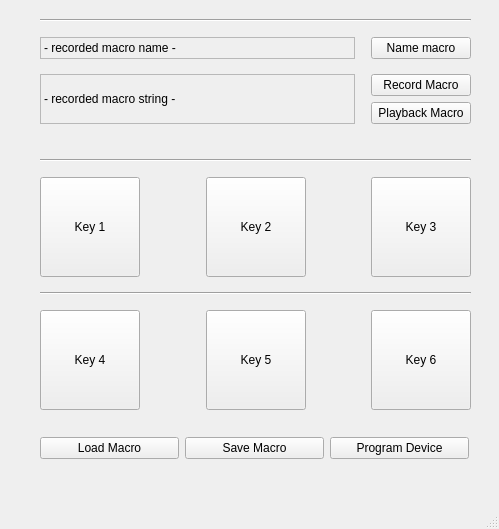
<?xml version="1.0" encoding="UTF-8"?>
<ui version="4.0">
 <class>MainWindow</class>
 <widget class="QMainWindow" name="MainWindow">
  <property name="geometry">
   <rect>
    <x>0</x>
    <y>0</y>
    <width>499</width>
    <height>529</height>
   </rect>
  </property>
  <property name="baseSize">
   <size>
    <width>90</width>
    <height>90</height>
   </size>
  </property>
  <property name="windowTitle">
   <string>WindyM1</string>
  </property>
  <widget class="QWidget" name="centralwidget">
   <widget class="QWidget" name="verticalLayoutWidget">
    <property name="geometry">
     <rect>
      <x>40</x>
      <y>10</y>
      <width>431</width>
      <height>413</height>
     </rect>
    </property>
    <layout class="QVBoxLayout" name="verticalLayout">
     <item>
      <widget class="Line" name="line_2">
       <property name="orientation">
        <enum>Qt::Horizontal</enum>
       </property>
      </widget>
     </item>
     <item>
      <layout class="QHBoxLayout" name="horizontalLayout_6">
       <item>
        <widget class="QLabel" name="macro_name_label">
         <property name="minimumSize">
          <size>
           <width>300</width>
           <height>0</height>
          </size>
         </property>
         <property name="maximumSize">
          <size>
           <width>16777215</width>
           <height>30</height>
          </size>
         </property>
         <property name="autoFillBackground">
          <bool>false</bool>
         </property>
         <property name="frameShape">
          <enum>QFrame::StyledPanel</enum>
         </property>
         <property name="frameShadow">
          <enum>QFrame::Sunken</enum>
         </property>
         <property name="text">
          <string>- recorded macro name -</string>
         </property>
        </widget>
       </item>
       <item>
        <spacer name="horizontalSpacer_9">
         <property name="orientation">
          <enum>Qt::Horizontal</enum>
         </property>
         <property name="sizeType">
          <enum>QSizePolicy::Fixed</enum>
         </property>
         <property name="sizeHint" stdset="0">
          <size>
           <width>10</width>
           <height>20</height>
          </size>
         </property>
        </spacer>
       </item>
       <item>
        <widget class="QPushButton" name="macro_name_btn">
         <property name="maximumSize">
          <size>
           <width>100</width>
           <height>16777215</height>
          </size>
         </property>
         <property name="text">
          <string>Name macro</string>
         </property>
        </widget>
       </item>
      </layout>
     </item>
     <item>
      <layout class="QHBoxLayout" name="horizontalLayout_4">
       <item>
        <widget class="QLabel" name="macro_string_label">
         <property name="minimumSize">
          <size>
           <width>300</width>
           <height>40</height>
          </size>
         </property>
         <property name="autoFillBackground">
          <bool>false</bool>
         </property>
         <property name="frameShape">
          <enum>QFrame::StyledPanel</enum>
         </property>
         <property name="frameShadow">
          <enum>QFrame::Raised</enum>
         </property>
         <property name="text">
          <string>- recorded macro string -</string>
         </property>
        </widget>
       </item>
       <item>
        <spacer name="horizontalSpacer_8">
         <property name="orientation">
          <enum>Qt::Horizontal</enum>
         </property>
         <property name="sizeType">
          <enum>QSizePolicy::Fixed</enum>
         </property>
         <property name="sizeHint" stdset="0">
          <size>
           <width>10</width>
           <height>20</height>
          </size>
         </property>
        </spacer>
       </item>
       <item>
        <layout class="QVBoxLayout" name="verticalLayout_4">
         <item>
          <widget class="QPushButton" name="record_macro_btn">
           <property name="minimumSize">
            <size>
             <width>10</width>
             <height>0</height>
            </size>
           </property>
           <property name="maximumSize">
            <size>
             <width>100</width>
             <height>16777215</height>
            </size>
           </property>
           <property name="text">
            <string>Record Macro</string>
           </property>
          </widget>
         </item>
         <item>
          <widget class="QPushButton" name="playback_macro_btn">
           <property name="maximumSize">
            <size>
             <width>100</width>
             <height>16777215</height>
            </size>
           </property>
           <property name="text">
            <string>Playback Macro</string>
           </property>
          </widget>
         </item>
        </layout>
       </item>
      </layout>
     </item>
     <item>
      <layout class="QHBoxLayout" name="horizontalLayout_7">
       <property name="sizeConstraint">
        <enum>QLayout::SetMinAndMaxSize</enum>
       </property>
       <item>
        <spacer name="verticalSpacer">
         <property name="orientation">
          <enum>Qt::Vertical</enum>
         </property>
         <property name="sizeType">
          <enum>QSizePolicy::Fixed</enum>
         </property>
         <property name="sizeHint" stdset="0">
          <size>
           <width>20</width>
           <height>20</height>
          </size>
         </property>
        </spacer>
       </item>
      </layout>
     </item>
     <item>
      <widget class="Line" name="line_3">
       <property name="orientation">
        <enum>Qt::Horizontal</enum>
       </property>
      </widget>
     </item>
     <item>
      <layout class="QHBoxLayout" name="horizontalLayout">
       <item>
        <layout class="QHBoxLayout" name="horizontalLayout_3">
         <item>
          <widget class="QPushButton" name="keycap_one_btn">
           <property name="minimumSize">
            <size>
             <width>100</width>
             <height>100</height>
            </size>
           </property>
           <property name="text">
            <string>Key 1</string>
           </property>
          </widget>
         </item>
         <item>
          <spacer name="horizontalSpacer_3">
           <property name="orientation">
            <enum>Qt::Horizontal</enum>
           </property>
           <property name="sizeType">
            <enum>QSizePolicy::MinimumExpanding</enum>
           </property>
           <property name="sizeHint" stdset="0">
            <size>
             <width>20</width>
             <height>20</height>
            </size>
           </property>
          </spacer>
         </item>
         <item>
          <widget class="QPushButton" name="keycap_two_btn">
           <property name="minimumSize">
            <size>
             <width>100</width>
             <height>100</height>
            </size>
           </property>
           <property name="text">
            <string>Key 2</string>
           </property>
          </widget>
         </item>
         <item>
          <spacer name="horizontalSpacer_4">
           <property name="orientation">
            <enum>Qt::Horizontal</enum>
           </property>
           <property name="sizeHint" stdset="0">
            <size>
             <width>40</width>
             <height>20</height>
            </size>
           </property>
          </spacer>
         </item>
         <item>
          <widget class="QPushButton" name="keycap_three_btn">
           <property name="minimumSize">
            <size>
             <width>100</width>
             <height>100</height>
            </size>
           </property>
           <property name="text">
            <string>Key 3</string>
           </property>
          </widget>
         </item>
        </layout>
       </item>
      </layout>
     </item>
     <item>
      <widget class="Line" name="line">
       <property name="orientation">
        <enum>Qt::Horizontal</enum>
       </property>
      </widget>
     </item>
     <item>
      <layout class="QHBoxLayout" name="horizontalLayout_2">
       <item>
        <widget class="QPushButton" name="keycap_four_btn">
         <property name="minimumSize">
          <size>
           <width>100</width>
           <height>100</height>
          </size>
         </property>
         <property name="text">
          <string>Key 4</string>
         </property>
        </widget>
       </item>
       <item>
        <spacer name="horizontalSpacer">
         <property name="orientation">
          <enum>Qt::Horizontal</enum>
         </property>
         <property name="sizeType">
          <enum>QSizePolicy::MinimumExpanding</enum>
         </property>
         <property name="sizeHint" stdset="0">
          <size>
           <width>20</width>
           <height>20</height>
          </size>
         </property>
        </spacer>
       </item>
       <item>
        <widget class="QPushButton" name="keycap_five_btn">
         <property name="minimumSize">
          <size>
           <width>100</width>
           <height>100</height>
          </size>
         </property>
         <property name="text">
          <string>Key 5</string>
         </property>
        </widget>
       </item>
       <item>
        <spacer name="horizontalSpacer_2">
         <property name="orientation">
          <enum>Qt::Horizontal</enum>
         </property>
         <property name="sizeHint" stdset="0">
          <size>
           <width>40</width>
           <height>20</height>
          </size>
         </property>
        </spacer>
       </item>
       <item>
        <widget class="QPushButton" name="keycap_six_btn">
         <property name="minimumSize">
          <size>
           <width>100</width>
           <height>100</height>
          </size>
         </property>
         <property name="text">
          <string>Key 6</string>
         </property>
        </widget>
       </item>
      </layout>
     </item>
    </layout>
   </widget>
   <widget class="QWidget" name="layoutWidget">
    <property name="geometry">
     <rect>
      <x>40</x>
      <y>420</y>
      <width>429</width>
      <height>56</height>
     </rect>
    </property>
    <layout class="QHBoxLayout" name="horizontalLayout_5">
     <item>
      <widget class="QPushButton" name="load_macro_btn">
       <property name="text">
        <string>Load Macro</string>
       </property>
      </widget>
     </item>
     <item>
      <widget class="QPushButton" name="save_macro_btn">
       <property name="text">
        <string>Save Macro</string>
       </property>
      </widget>
     </item>
     <item>
      <widget class="QPushButton" name="program_device_btn">
       <property name="minimumSize">
        <size>
         <width>120</width>
         <height>0</height>
        </size>
       </property>
       <property name="maximumSize">
        <size>
         <width>16777215</width>
         <height>16777215</height>
        </size>
       </property>
       <property name="text">
        <string>Program Device</string>
       </property>
      </widget>
     </item>
    </layout>
   </widget>
  </widget>
  <widget class="QMenuBar" name="menubar">
   <property name="geometry">
    <rect>
     <x>0</x>
     <y>0</y>
     <width>499</width>
     <height>21</height>
    </rect>
   </property>
  </widget>
  <widget class="QStatusBar" name="statusbar"/>
 </widget>
 <resources/>
 <connections/>
</ui>
